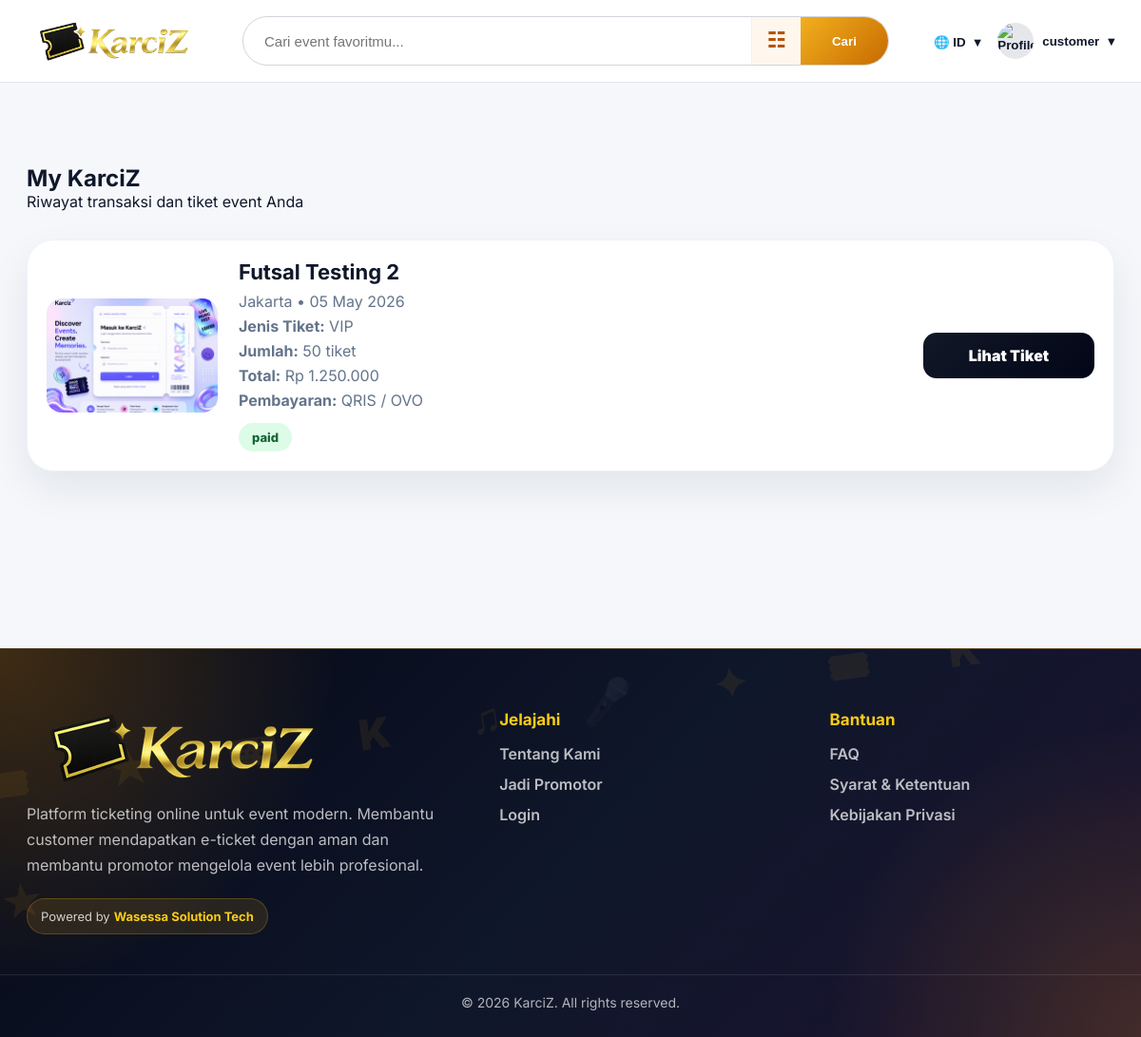
The app's page /customer/history_transaksi.php (signed in), older data.
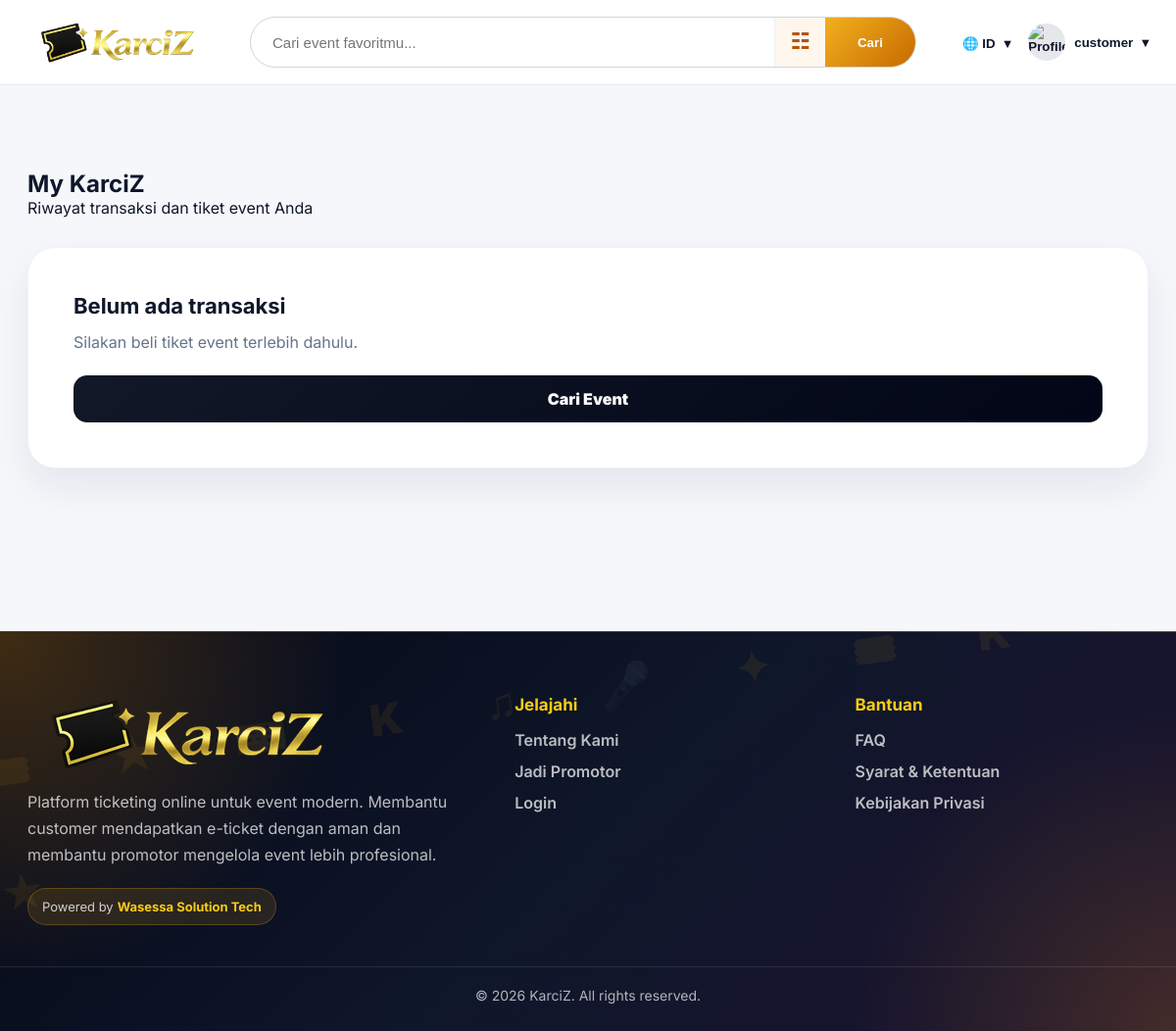
The same page, newer data.
### tables this page shows
CREATE TABLE `transactions` (
  `id` int(11) NOT NULL,
  `user_id` int(11) NOT NULL,
  `event_id` int(11) NOT NULL,
  `ticket_id` int(11) NOT NULL,
  `qty` int(11) NOT NULL,
  `gross_total` int(11) DEFAULT NULL,
  `platform_fee` int(11) DEFAULT NULL,
  `payment_gateway_fee` int(11) DEFAULT 0,
  `promoter_income` int(11) DEFAULT NULL,
  `net_promoter_income` int(11) DEFAULT 0,
  `total` int(11) NOT NULL,
  `payment_method` varchar(50) DEFAULT NULL,
  `payment_detail` varchar(100) DEFAULT NULL,
  `ticket_code` varchar(100) DEFAULT NULL,
  `status` enum('pending','paid','failed') DEFAULT 'paid',
  `created_at` timestamp NOT NULL DEFAULT current_timestamp(),
  `used_status` enum('unused','used') DEFAULT 'unused',
  `used_at` datetime DEFAULT NULL,
  `checkin_method` varchar(20) DEFAULT NULL
);

CREATE TABLE `events` (
  `id` int(11) NOT NULL,
  `organizer_id` int(11) DEFAULT NULL,
  `nama_event` varchar(255) DEFAULT NULL,
  `lokasi` varchar(255) DEFAULT NULL,
  `tanggal` date DEFAULT NULL,
  `tanggal_selesai` date DEFAULT NULL,
  `jam_mulai` time DEFAULT NULL,
  `jam_selesai` time DEFAULT NULL,
  `deskripsi` text DEFAULT NULL,
  `banner` varchar(255) DEFAULT NULL,
  `status` enum('aktif','selesai') DEFAULT 'aktif',
  `created_at` timestamp NOT NULL DEFAULT current_timestamp()
);

CREATE TABLE `tickets` (
  `id` int(11) NOT NULL,
  `event_id` int(11) DEFAULT NULL,
  `nama_tiket` varchar(100) DEFAULT NULL,
  `harga` int(11) DEFAULT NULL,
  `stok` int(11) DEFAULT NULL,
  `created_at` timestamp NOT NULL DEFAULT current_timestamp()
);

### customer/history_transaksi.php (the view, shortened to what this page needs)
<?php
include '../config.php';
$username = $_SESSION['user'];
$stmt = $conn->prepare("SELECT id, username FROM users WHERE username=? LIMIT 1");
$stmt->bind_param("s", $username);
$stmt->execute();
$user = $stmt->get_result()->fetch_assoc();
$user_id = $user['id'];
$stmt = $conn->prepare("
    SELECT
        transactions.id AS transaction_id,
        transactions.qty,
        transactions.total,
        transactions.payment_method,
        transactions.payment_detail,
        transactions.ticket_code,
        transactions.status,
        transactions.created_at,
        events.nama_event,
        events.lokasi,
        events.tanggal,
        events.banner,
        tickets.nama_tiket,
        tickets.harga
    FROM transactions
    JOIN events ON transactions.event_id = events.id
    JOIN tickets ON transactions.ticket_id = tickets.id
    WHERE transactions.user_id = ?
    ORDER BY transactions.created_at DESC
");
$stmt->bind_param("i", $user_id);
$stmt->execute();
$transactions = $stmt->get_result();
?>
<!DOCTYPE html>
<html lang="id">
<head>
    <link rel="stylesheet" href="/Karciz/assets/css/style.css?v=1">
    <link rel="stylesheet" href="/Karciz/assets/css/navbar.css?v=5">
    <link rel="stylesheet" href="/Karciz/assets/css/footer.css?v=1">
</head>
<body>
<?php include '../components/navbar.php'; ?>
<main>
<section class="event-section">
    <div class="container">
        <div class="main-banner">
            <h1>My KarciZ</h1>
            <p>Riwayat transaksi dan tiket event Anda</p>
        </div>
        <div style="margin-top:30px;">
            <?php if ($transactions->num_rows > 0) { ?>
                <?php while ($row = $transactions->fetch_assoc()) { ?>
                    <div class="ticket-history-card">
                        <div class="ticket-history-left">
                            <?php if (!empty($row['banner'])) { ?>
                                <img
                                    src="/Karciz/assets/images/events/<?= htmlspecialchars($row['banner']); ?>"
                                    alt="<?= htmlspecialchars($row['nama_event']); ?>"
                                >
                            <?php } else { ?>
                                <div class="empty-ticket-img">No Banner</div>
                            <?php } ?>
                        </div>
                        <div class="ticket-history-content">
                            <h3><?= htmlspecialchars($row['nama_event']); ?></h3>
                            <p>
                                <?= htmlspecialchars($row['lokasi']); ?> •
                                <?= date('d M Y', strtotime($row['tanggal'])); ?>
                            </p>
                            <p><strong>Jenis Tiket:</strong> <?= htmlspecialchars($row['nama_tiket']); ?></p>
                            <p><strong>Jumlah:</strong> <?= $row['qty']; ?> tiket</p>
                            <p><strong>Total:</strong> Rp <?= number_format($row['total'], 0, ',', '.'); ?></p>
                            <p><strong>Pembayaran:</strong> QRIS / <?= htmlspecialchars($row['payment_detail']); ?></p>
                            <span class="status-paid">
                                <?= htmlspecialchars($row['status']); ?>
                            </span>
                        </div>
                        <div class="ticket-history-action">
                            <a href="ticket-detail.php?id=<?= $row['transaction_id']; ?>" class="btn-login">
                                Lihat Tiket
                            </a>
                        </div>
                    </div>
                <?php } ?>
            <?php } else { ?>
                <div class="event-card" style="padding:24px;">
                    <h3>Belum ada transaksi</h3>
                    <p>Silakan beli tiket event terlebih dahulu.</p>
                    <br>
                    <a href="../index.php" class="btn-login">Cari Event</a>
                </div>
            <?php } ?>
        </div>
    </div>
</section>
</main>
<?php include '../components/footer.php'; ?>
</body>
</html>

Row changes from the older to the newer data that the page shows:
removed transactions: event.banner (picture), event.nama_event "Futsal Testing 2", event.lokasi "Jakarta", event.tanggal "05 May 2026", ticket.nama_tiket "VIP", qty "50", total "1.250.000", payment_detail "OVO", status "paid"
Text that changed along with them:
text now shown: "Belum ada transaksi Silakan beli tiket event terlebih dahulu. Cari Event"
